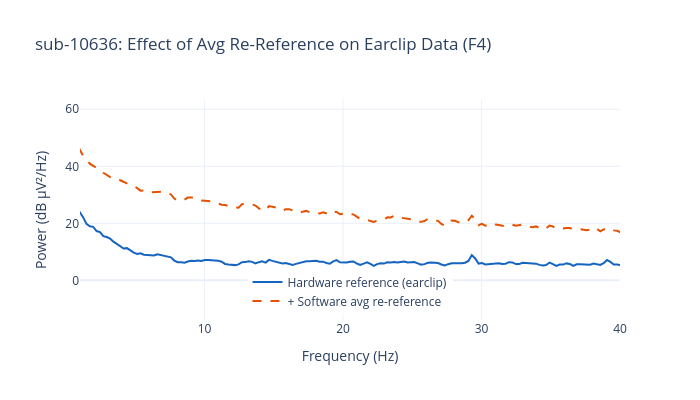

Notebook code cell kept with this figure:
### Code cell
# =============================================================================
# A5. Effect of Re-Referencing on Earclip Data
# =============================================================================
#
# Should we apply avg re-referencing to earclip participants?
# Compare: raw earclip data vs. avg-rereferenced earclip data
#
# If the earclip reference is working well, avg re-referencing should:
# - Have minimal effect on the spectrum (already well-referenced)
# - Potentially attenuate signals (removing shared real neural activity)
#
# If earclip reference has issues, avg re-referencing might:
# - Remove residual common-mode noise
# - Change the spectrum substantially

if len(earclip_baselines) > 0:
    # Pick first earclip subject for demonstration
    demo_baseline = earclip_baselines[0]
    subject_id = demo_baseline['subject_id']
    
    # Raw (hardware referenced)
    eeg_raw = demo_baseline['eeg_raw'][:, 0]  # F4
    
    # Apply avg re-reference to the raw data (as if no earclip)
    eeg_avg_reref = avg_rereference(demo_baseline['eeg'])[:, 0]  # F4
    
    # Compute PSDs
    freqs, psd_raw = signal.welch(signal.detrend(eeg_raw / 1000), fs=FS, nperseg=2048)
    _, psd_reref = signal.welch(signal.detrend(eeg_avg_reref / 1000), fs=FS, nperseg=2048)
    
    fig = go.Figure()
    
    fig.add_trace(go.Scatter(
        x=freqs, y=10 * np.log10(psd_raw + 1e-30),
        mode='lines', line=dict(color='#1565C0', width=2),
        name='Hardware reference (earclip)',
    ))
    
    fig.add_trace(go.Scatter(
        x=freqs, y=10 * np.log10(psd_reref + 1e-30),
        mode='lines', line=dict(color='#E65100', width=2, dash='dash'),
        name='+ Software avg re-reference',
    ))
    
    fig.update_xaxes(range=[1, 40], title_text='Frequency (Hz)')
    fig.update_yaxes(title_text='Power (dB µV²/Hz)')
    fig.update_layout(
        height=400, width=700,
        template='plotly_white',
        title=f'sub-{subject_id}: Effect of Avg Re-Reference on Earclip Data (F4)',
        legend=dict(x=0.5, y=0.02, xanchor='center'),
    )
    
    fig.show()
    
    # Quantify the difference
    power_change_db = 10 * np.log10(np.mean(psd_reref) / np.mean(psd_raw))
    print(f'\nEffect of avg re-referencing on earclip data:')
    print(f'  Mean power change: {power_change_db:.2f} dB')
    print(f'  Interpretation: {"Minimal change (good)" if abs(power_change_db) < 3 else "Substantial change (investigate)"}')
else:
    print('No earclip participants loaded for comparison.')

### Figure 1 — Plotly figure (JSON) as saved in the notebook; plotly's stock layout.template omitted (floating-point values rounded to 4 significant figures; data arrays with more than 128 entries replaced by an {"elided": "..."} marker saying what was removed)
{"data": [{"line": {"color": "#1565C0", "width": 2}, "mode": "lines", "name": "Hardware reference (earclip)", "type": "scatter", "x": {"elided": "1025 float values"}, "y": {"elided": "1025 float values"}}, {"line": {"color": "#E65100", "dash": "dash", "width": 2}, "mode": "lines", "name": "+ Software avg re-reference", "type": "scatter", "x": {"elided": "1025 float values"}, "y": {"elided": "1025 float values"}}], "layout": {"height": 400, "legend": {"x": 0.5, "xanchor": "center", "y": 0.02}, "title": {"text": "sub-10636: Effect of Avg Re-Reference on Earclip Data (F4)"}, "width": 700, "xaxis": {"range": [1, 40], "title": {"text": "Frequency (Hz)"}, "type": "linear"}, "yaxis": {"autorange": true, "range": [-13.9, 63.25], "title": {"text": "Power (dB µV²/Hz)"}, "type": "linear"}}}
